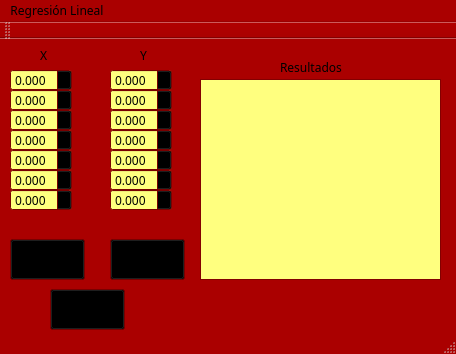
<?xml version="1.0" encoding="UTF-8"?>
<ui version="4.0">
 <class>Rregresion_Lineal</class>
 <widget class="QMainWindow" name="Rregresion_Lineal">
  <property name="geometry">
   <rect>
    <x>0</x>
    <y>0</y>
    <width>456</width>
    <height>354</height>
   </rect>
  </property>
  <property name="palette">
   <palette>
    <active>
     <colorrole role="WindowText">
      <brush brushstyle="SolidPattern">
       <color alpha="255">
        <red>0</red>
        <green>0</green>
        <blue>0</blue>
       </color>
      </brush>
     </colorrole>
     <colorrole role="Button">
      <brush brushstyle="SolidPattern">
       <color alpha="255">
        <red>0</red>
        <green>0</green>
        <blue>0</blue>
       </color>
      </brush>
     </colorrole>
     <colorrole role="Light">
      <brush brushstyle="SolidPattern">
       <color alpha="255">
        <red>226</red>
        <green>255</green>
        <blue>127</blue>
       </color>
      </brush>
     </colorrole>
     <colorrole role="Midlight">
      <brush brushstyle="SolidPattern">
       <color alpha="255">
        <red>0</red>
        <green>0</green>
        <blue>0</blue>
       </color>
      </brush>
     </colorrole>
     <colorrole role="Text">
      <brush brushstyle="SolidPattern">
       <color alpha="255">
        <red>0</red>
        <green>0</green>
        <blue>0</blue>
       </color>
      </brush>
     </colorrole>
     <colorrole role="Base">
      <brush brushstyle="SolidPattern">
       <color alpha="255">
        <red>255</red>
        <green>255</green>
        <blue>127</blue>
       </color>
      </brush>
     </colorrole>
     <colorrole role="Window">
      <brush brushstyle="SolidPattern">
       <color alpha="255">
        <red>170</red>
        <green>0</green>
        <blue>0</blue>
       </color>
      </brush>
     </colorrole>
    </active>
    <inactive>
     <colorrole role="WindowText">
      <brush brushstyle="SolidPattern">
       <color alpha="255">
        <red>0</red>
        <green>0</green>
        <blue>0</blue>
       </color>
      </brush>
     </colorrole>
     <colorrole role="Button">
      <brush brushstyle="SolidPattern">
       <color alpha="255">
        <red>0</red>
        <green>0</green>
        <blue>0</blue>
       </color>
      </brush>
     </colorrole>
     <colorrole role="Light">
      <brush brushstyle="SolidPattern">
       <color alpha="255">
        <red>226</red>
        <green>255</green>
        <blue>127</blue>
       </color>
      </brush>
     </colorrole>
     <colorrole role="Midlight">
      <brush brushstyle="SolidPattern">
       <color alpha="255">
        <red>0</red>
        <green>0</green>
        <blue>0</blue>
       </color>
      </brush>
     </colorrole>
     <colorrole role="Text">
      <brush brushstyle="SolidPattern">
       <color alpha="255">
        <red>0</red>
        <green>0</green>
        <blue>0</blue>
       </color>
      </brush>
     </colorrole>
     <colorrole role="Base">
      <brush brushstyle="SolidPattern">
       <color alpha="255">
        <red>255</red>
        <green>255</green>
        <blue>127</blue>
       </color>
      </brush>
     </colorrole>
     <colorrole role="Window">
      <brush brushstyle="SolidPattern">
       <color alpha="255">
        <red>170</red>
        <green>0</green>
        <blue>0</blue>
       </color>
      </brush>
     </colorrole>
    </inactive>
    <disabled>
     <colorrole role="WindowText">
      <brush brushstyle="SolidPattern">
       <color alpha="255">
        <red>120</red>
        <green>120</green>
        <blue>120</blue>
       </color>
      </brush>
     </colorrole>
     <colorrole role="Button">
      <brush brushstyle="SolidPattern">
       <color alpha="255">
        <red>0</red>
        <green>0</green>
        <blue>0</blue>
       </color>
      </brush>
     </colorrole>
     <colorrole role="Light">
      <brush brushstyle="SolidPattern">
       <color alpha="255">
        <red>226</red>
        <green>255</green>
        <blue>127</blue>
       </color>
      </brush>
     </colorrole>
     <colorrole role="Midlight">
      <brush brushstyle="SolidPattern">
       <color alpha="255">
        <red>0</red>
        <green>0</green>
        <blue>0</blue>
       </color>
      </brush>
     </colorrole>
     <colorrole role="Text">
      <brush brushstyle="SolidPattern">
       <color alpha="255">
        <red>120</red>
        <green>120</green>
        <blue>120</blue>
       </color>
      </brush>
     </colorrole>
     <colorrole role="Base">
      <brush brushstyle="SolidPattern">
       <color alpha="255">
        <red>170</red>
        <green>0</green>
        <blue>0</blue>
       </color>
      </brush>
     </colorrole>
     <colorrole role="Window">
      <brush brushstyle="SolidPattern">
       <color alpha="255">
        <red>170</red>
        <green>0</green>
        <blue>0</blue>
       </color>
      </brush>
     </colorrole>
    </disabled>
   </palette>
  </property>
  <property name="font">
   <font>
    <family>MV Boli</family>
    <weight>50</weight>
    <bold>false</bold>
   </font>
  </property>
  <property name="windowTitle">
   <string>Rregresion_Lineal</string>
  </property>
  <widget class="QWidget" name="centralWidget">
   <widget class="QLabel" name="label">
    <property name="geometry">
     <rect>
      <x>40</x>
      <y>10</y>
      <width>47</width>
      <height>13</height>
     </rect>
    </property>
    <property name="text">
     <string>X</string>
    </property>
   </widget>
   <widget class="QDoubleSpinBox" name="x3">
    <property name="geometry">
     <rect>
      <x>10</x>
      <y>70</y>
      <width>62</width>
      <height>22</height>
     </rect>
    </property>
    <property name="decimals">
     <number>3</number>
    </property>
    <property name="minimum">
     <double>-100.000000000000000</double>
    </property>
    <property name="maximum">
     <double>100.000000000000000</double>
    </property>
   </widget>
   <widget class="QPushButton" name="Metodo">
    <property name="geometry">
     <rect>
      <x>10</x>
      <y>200</y>
      <width>75</width>
      <height>41</height>
     </rect>
    </property>
    <property name="text">
     <string>Realizar</string>
    </property>
   </widget>
   <widget class="QPushButton" name="limpiar">
    <property name="geometry">
     <rect>
      <x>110</x>
      <y>200</y>
      <width>75</width>
      <height>41</height>
     </rect>
    </property>
    <property name="text">
     <string>Borrar</string>
    </property>
   </widget>
   <widget class="QDoubleSpinBox" name="y2">
    <property name="geometry">
     <rect>
      <x>110</x>
      <y>50</y>
      <width>62</width>
      <height>22</height>
     </rect>
    </property>
    <property name="decimals">
     <number>3</number>
    </property>
    <property name="minimum">
     <double>-100.000000000000000</double>
    </property>
    <property name="maximum">
     <double>100.000000000000000</double>
    </property>
   </widget>
   <widget class="QDoubleSpinBox" name="y6">
    <property name="geometry">
     <rect>
      <x>110</x>
      <y>130</y>
      <width>62</width>
      <height>22</height>
     </rect>
    </property>
    <property name="decimals">
     <number>3</number>
    </property>
    <property name="minimum">
     <double>-100.000000000000000</double>
    </property>
    <property name="maximum">
     <double>100.000000000000000</double>
    </property>
   </widget>
   <widget class="QDoubleSpinBox" name="x7">
    <property name="geometry">
     <rect>
      <x>10</x>
      <y>150</y>
      <width>62</width>
      <height>22</height>
     </rect>
    </property>
    <property name="decimals">
     <number>3</number>
    </property>
    <property name="minimum">
     <double>-100.000000000000000</double>
    </property>
    <property name="maximum">
     <double>100.000000000000000</double>
    </property>
   </widget>
   <widget class="QDoubleSpinBox" name="x5">
    <property name="geometry">
     <rect>
      <x>10</x>
      <y>110</y>
      <width>62</width>
      <height>22</height>
     </rect>
    </property>
    <property name="decimals">
     <number>3</number>
    </property>
    <property name="minimum">
     <double>-100.000000000000000</double>
    </property>
    <property name="maximum">
     <double>100.000000000000000</double>
    </property>
   </widget>
   <widget class="QDoubleSpinBox" name="x6">
    <property name="geometry">
     <rect>
      <x>10</x>
      <y>130</y>
      <width>62</width>
      <height>22</height>
     </rect>
    </property>
    <property name="decimals">
     <number>3</number>
    </property>
    <property name="minimum">
     <double>-100.000000000000000</double>
    </property>
    <property name="maximum">
     <double>100.000000000000000</double>
    </property>
   </widget>
   <widget class="QDoubleSpinBox" name="y3">
    <property name="geometry">
     <rect>
      <x>110</x>
      <y>70</y>
      <width>62</width>
      <height>22</height>
     </rect>
    </property>
    <property name="decimals">
     <number>3</number>
    </property>
    <property name="minimum">
     <double>-100.000000000000000</double>
    </property>
    <property name="maximum">
     <double>100.000000000000000</double>
    </property>
   </widget>
   <widget class="QDoubleSpinBox" name="y7">
    <property name="geometry">
     <rect>
      <x>110</x>
      <y>150</y>
      <width>62</width>
      <height>22</height>
     </rect>
    </property>
    <property name="decimals">
     <number>3</number>
    </property>
    <property name="minimum">
     <double>-100.000000000000000</double>
    </property>
    <property name="maximum">
     <double>100.000000000000000</double>
    </property>
   </widget>
   <widget class="QLabel" name="label_2">
    <property name="geometry">
     <rect>
      <x>140</x>
      <y>10</y>
      <width>47</width>
      <height>13</height>
     </rect>
    </property>
    <property name="text">
     <string>Y</string>
    </property>
   </widget>
   <widget class="QDoubleSpinBox" name="x2">
    <property name="geometry">
     <rect>
      <x>10</x>
      <y>50</y>
      <width>62</width>
      <height>22</height>
     </rect>
    </property>
    <property name="decimals">
     <number>3</number>
    </property>
    <property name="minimum">
     <double>-100.000000000000000</double>
    </property>
    <property name="maximum">
     <double>100.000000000000000</double>
    </property>
   </widget>
   <widget class="QDoubleSpinBox" name="y1">
    <property name="geometry">
     <rect>
      <x>110</x>
      <y>30</y>
      <width>62</width>
      <height>22</height>
     </rect>
    </property>
    <property name="decimals">
     <number>3</number>
    </property>
    <property name="minimum">
     <double>-100.000000000000000</double>
    </property>
    <property name="maximum">
     <double>100.000000000000000</double>
    </property>
   </widget>
   <widget class="QTextEdit" name="textEdit">
    <property name="geometry">
     <rect>
      <x>200</x>
      <y>40</y>
      <width>241</width>
      <height>201</height>
     </rect>
    </property>
   </widget>
   <widget class="QDoubleSpinBox" name="y5">
    <property name="geometry">
     <rect>
      <x>110</x>
      <y>110</y>
      <width>62</width>
      <height>22</height>
     </rect>
    </property>
    <property name="decimals">
     <number>3</number>
    </property>
    <property name="minimum">
     <double>-100.000000000000000</double>
    </property>
    <property name="maximum">
     <double>100.000000000000000</double>
    </property>
   </widget>
   <widget class="QDoubleSpinBox" name="x1">
    <property name="geometry">
     <rect>
      <x>10</x>
      <y>30</y>
      <width>62</width>
      <height>22</height>
     </rect>
    </property>
    <property name="decimals">
     <number>3</number>
    </property>
    <property name="minimum">
     <double>-100.000000000000000</double>
    </property>
    <property name="maximum">
     <double>100.000000000000000</double>
    </property>
   </widget>
   <widget class="QPushButton" name="salir">
    <property name="geometry">
     <rect>
      <x>50</x>
      <y>250</y>
      <width>75</width>
      <height>41</height>
     </rect>
    </property>
    <property name="text">
     <string>Salir</string>
    </property>
   </widget>
   <widget class="QDoubleSpinBox" name="y4">
    <property name="geometry">
     <rect>
      <x>110</x>
      <y>90</y>
      <width>62</width>
      <height>22</height>
     </rect>
    </property>
    <property name="decimals">
     <number>3</number>
    </property>
    <property name="minimum">
     <double>-100.000000000000000</double>
    </property>
    <property name="maximum">
     <double>100.000000000000000</double>
    </property>
   </widget>
   <widget class="QDoubleSpinBox" name="x4">
    <property name="geometry">
     <rect>
      <x>10</x>
      <y>90</y>
      <width>62</width>
      <height>22</height>
     </rect>
    </property>
    <property name="decimals">
     <number>3</number>
    </property>
    <property name="minimum">
     <double>-100.000000000000000</double>
    </property>
    <property name="maximum">
     <double>100.000000000000000</double>
    </property>
   </widget>
   <widget class="QLabel" name="label_3">
    <property name="geometry">
     <rect>
      <x>280</x>
      <y>20</y>
      <width>71</width>
      <height>16</height>
     </rect>
    </property>
    <property name="text">
     <string>Resultados</string>
    </property>
   </widget>
  </widget>
  <widget class="QMenuBar" name="menuBar">
   <property name="geometry">
    <rect>
     <x>0</x>
     <y>0</y>
     <width>456</width>
     <height>23</height>
    </rect>
   </property>
   <widget class="QMenu" name="menuRegresi_n_Lineal">
    <property name="title">
     <string>Regresión Lineal</string>
    </property>
   </widget>
   <addaction name="menuRegresi_n_Lineal"/>
  </widget>
  <widget class="QToolBar" name="mainToolBar">
   <attribute name="toolBarArea">
    <enum>TopToolBarArea</enum>
   </attribute>
   <attribute name="toolBarBreak">
    <bool>false</bool>
   </attribute>
  </widget>
  <widget class="QStatusBar" name="statusBar"/>
 </widget>
 <layoutdefault spacing="6" margin="11"/>
 <resources/>
 <connections/>
</ui>
